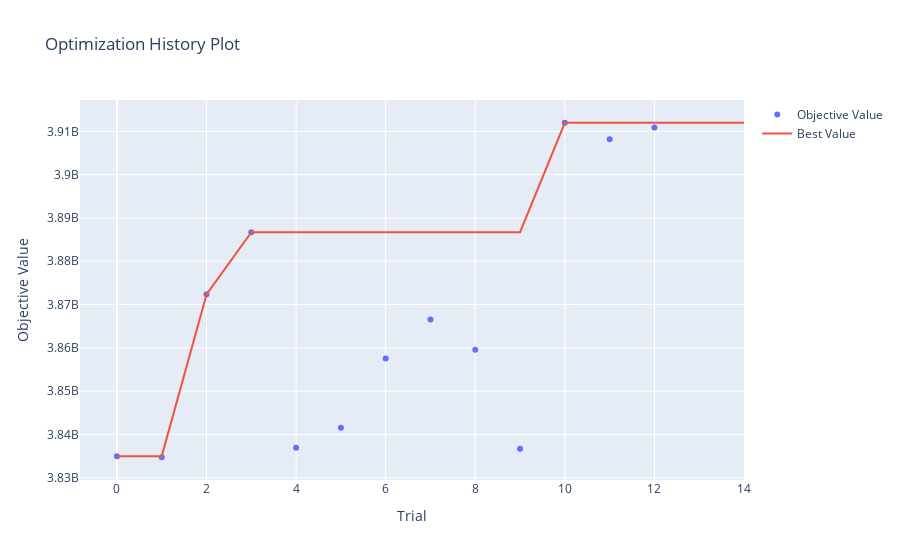

Notebook code for this chart:
### Markdown cell above
Analizamos los resultados as usual

### Code cell
optuna.visualization.plot_optimization_history(study)

### Figure 1 — Plotly figure (JSON) as saved in the notebook; plotly's stock layout.template omitted (floating-point values rounded to 4 significant figures)
{"data": [{"mode": "markers", "name": "Objective Value", "type": "scatter", "x": [0, 1, 2, 3, 4, 5, 6, 7, 8, 9, 10, 11, 12], "y": [3834992000, 3834733000, 3872351000, 3886708000, 3836910000, 3841565000, 3857546000, 3866534000, 3859541000, 3836707000, 3911985000, 3908177000, 3910893000]}, {"mode": "lines", "name": "Best Value", "type": "scatter", "x": [0, 1, 2, 3, 4, 5, 6, 7, 8, 9, 10, 11, 12, 13, 14], "y": [3834992000, 3834992000, 3872351000, 3886708000, 3886708000, 3886708000, 3886708000, 3886708000, 3886708000, 3886708000, 3911985000, 3911985000, 3911985000, 3911985000, 3911985000]}, {"marker": {"color": "#cccccc"}, "mode": "markers", "name": "Infeasible Trial", "showlegend": false, "type": "scatter", "x": [], "y": []}], "layout": {"title": {"text": "Optimization History Plot"}, "xaxis": {"title": {"text": "Trial"}}, "yaxis": {"title": {"text": "Objective Value"}}}}
